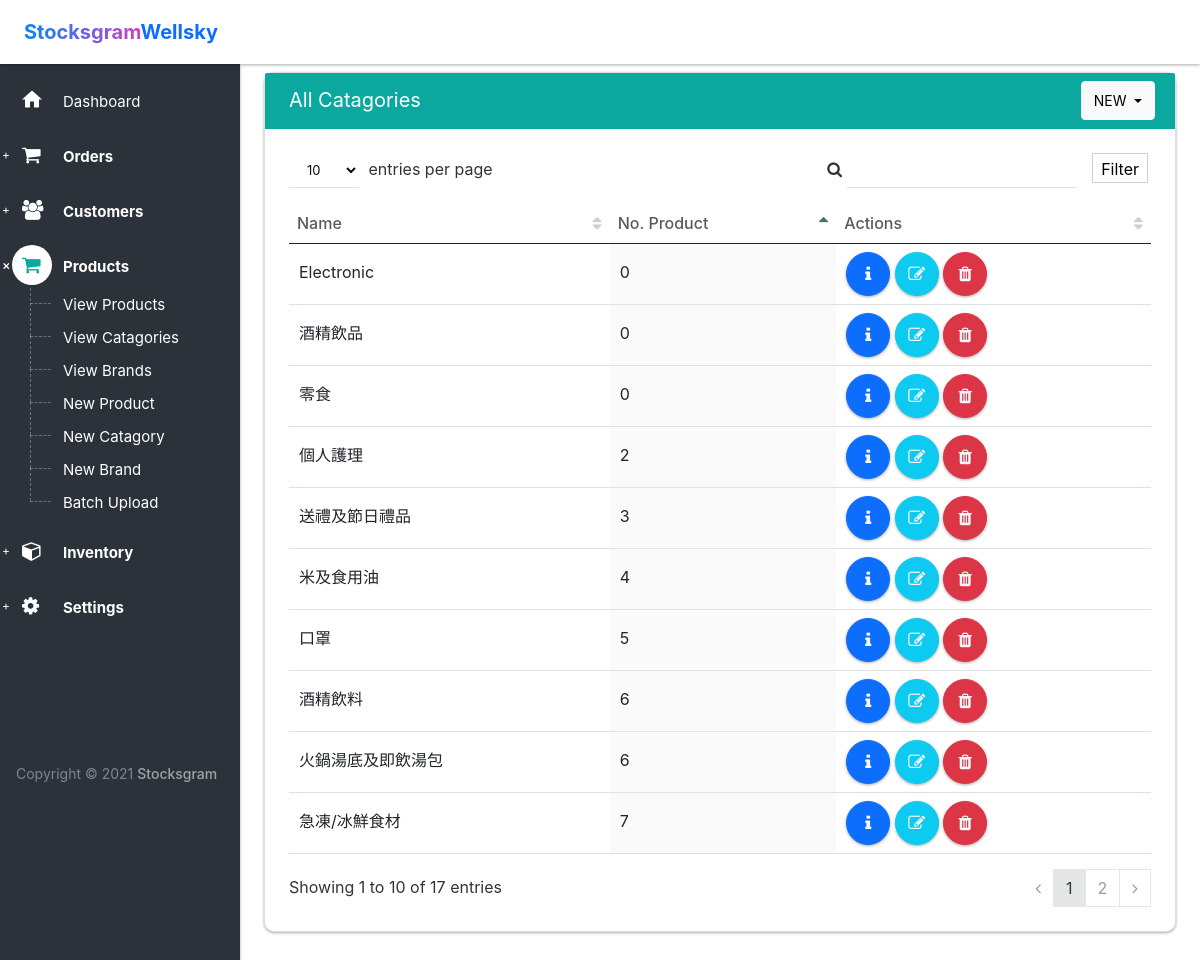
The app's page /product/cats/ (signed in) with its own data.
### products/models.py (models this page shows, shortened)
class ProductCat(models.Model):
    name = models.CharField(max_length=64)

### products/views.py (the view)
# urls.py: url('cats/', views.index_cat, name='product_cat'),
@login_required
def index_cat(request):
    instance = ProductCat.objects.annotate(num_products=Count('product_cat'))
    return render(request, 'products/index_cat.html', {'cats': instance})

### templates/products/index_cat.html (shortened to what this page needs)
{% extends 'layout.html' %} {% block title %} All Products {% endblock %}
{% block body %}
<section>
  <div class="section-body">
    <div class="row">
      <div class="col-lg-12 mt-md-5">
        <div class="card">
          <div class="card-head style-primary">
            <header>All Catagories</header>
            <div class="tools">
              <div class="btn-group" role="group">
                <button
                  id="product-toolbox"
                  type="button"
                  class="btn btn-light dropdown-toggle"
                  data-bs-toggle="dropdown"
                  aria-expanded="false"
                >
                  New
                </button>
              </div>
            </div>
          </div>
          <div class="card-body">
            <div class="table-responsive">
              <table id="datatable2" class="table order-column hover">
                <thead>
                  <tr>
                    <th>Name</th>
                    <th>No. Product</th>
                    <th>Actions</th>
                  </tr>
                </thead>
                <tbody>
                  {% for cat in cats %}
                  <tr class="gradeX">
                    <td>{{ cat.name }}</td>
                    <td>{{ cat.num_products }}</td>
                    <td>
                      <a
                        href="{% url 'product_cat_detail' cat.id %}"
                        class="btn ink-reaction btn-floating-action text-light btn-primary"
                        ><i class="fa fa-info"></i>
                      </a>
                      <a
                        href="{% url 'product_cat_edit' cat.id %}"
                        class="btn ink-reaction btn-floating-action text-light btn-info"
                        ><i class="fa fa-edit"></i>
                      </a>
                      <a
                        href="{% url 'product_cat_delete' cat.id %}"
                        class="btn ink-reaction btn-floating-action text-light btn-danger"
                        onclick="return confirm('Are you sure you want to delete this?')"
                        ><i class="fa fa-trash"></i>
                      </a>
                    </td>
                  </tr>
                  {% endfor %}
                </tbody>
              </table>
            </div>
          </div>
        </div>
      </div>
    </div>
  </div>
</section>
{% endblock %}

### static/css/style.css (style rules this page uses)
body { font-family: AvenirNextLTW02-Medium, -apple-system, BlinkMacSystemFont, Segoe UI, Roboto, Helvetica Neue, Arial, sans-serif, Apple Color Emoji, Segoe UI Emoji, Segoe UI Symbol; }
html,body { margin: 0; padding: 0; height: 100%; }

### records on screen
ProductCat: name "Electronic", num_products "0"
ProductCat: name "酒精飲品", num_products "0"
ProductCat: name "零食", num_products "0"
ProductCat: name "個人護理", num_products "2"
ProductCat: name "口罩", num_products "5"
ProductCat: name "酒精飲料", num_products "6"
ProductCat: name "火鍋湯底及即飲湯包", num_products "6"
ProductCat: name "米及食用油", num_products "4"
ProductCat: name "急凍/冰鮮食材", num_products "7"
ProductCat: name "送禮及節日禮品", num_products "3"
